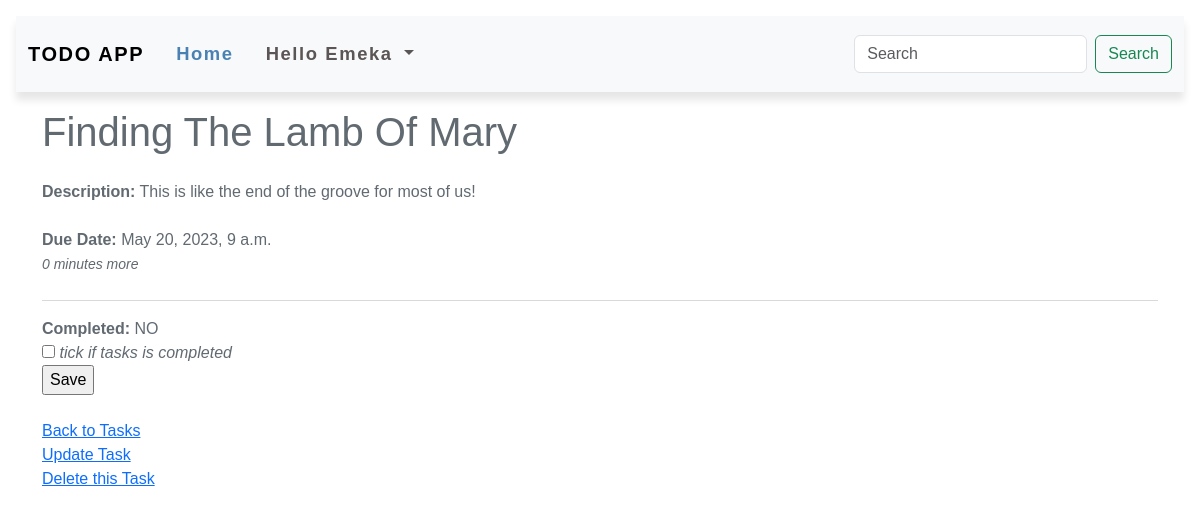
Page /task/11/ (signed in) on the committed database.
### base/models.py (models this page shows)
class Todo(models.Model):
    user = models.ForeignKey(User, on_delete=models.CASCADE)
    title = models.CharField(max_length=100)
    description = models.TextField(null=True, blank=True)
    completed = models.BooleanField(default=False)
    created = models.DateTimeField(auto_now_add=True)
    updated = models.DateTimeField(auto_now=True)
    due_date = models.DateTimeField()
    def __str__(self) -> str:
        return self.title
    class Meta:
        ordering = ["-created", '-updated']

### base/views.py (the view)
# urls.py: path("task/<str:pk>/", views.viewTask, name='task'),
@login_required(login_url='login')
def viewTask(request, pk):
    task = Todo.objects.get(id=pk)
    form = TodoForm(instance=task)
    if request.method == 'POST':
        form = TodoForm(request.POST, instance=task)
        if form.is_valid():
            form.save()
    context = {'task': task, 'form': form}
    return render(request, 'base/task.html', context)

### base/forms.py
class TodoForm(ModelForm):
    class Meta:
        model = Todo
        fields = '__all__'
        exclude = ['user']
        widgets = {
            'title': forms.TextInput(attrs={
                'placeholder': 'Your title',
                'class': 'form-control rounded-25',
            }),
            'description': forms.Textarea(attrs={
                'class': 'form-control rounded-25',
            }),
            'due_date': forms.DateTimeInput(attrs={
                'class': 'form-control rounded-25',
                'placeholder': 'YYYY-MM-DD',
            }),
        }

### base/templates/base/task.html (shortened to what this page needs)
{% extends 'main.html' %}
{% block content %}
<h1>{{task|title}}</h1>
{% if task.description %}
<div class="my-4">
    <strong>Description:</strong> {{task.description}}
</div>
{% endif %}
<div class="my-4">
    <strong>Due Date:</strong> {{task.due_date}} <br>
    <small><i><span>{% if not task.completed and task.due_date|timeuntil %} {{task.due_date|timeuntil}} more {% endif %}</span></i></small>
</div>
<hr>
<div>
    <strong>Completed:</strong> {% if task.completed %} Yes {% else %} NO {% endif %} <br>
    <form action="" method="POST">
        {% for field in form %}
        {% if field.label == 'Completed' %}
        <div>{{field}} <i>tick if tasks is completed</i></div>
        {% else %}
        <div style="display: none;">{{ field }}</div>
        {% endif %}
        {% endfor %}
        <input type="submit" value="Save">
    </form>
</div>
<br>
<a href="{% url 'home' %}">Back to Tasks</a><br>
<a href="{% url 'update-task' task.id%}">Update Task</a><br>
<a href="{% url 'delete-task' task.id%}">Delete this Task</a>
{% endblock content %}

### templates/navbar.html (shortened to what this page needs)
<nav class="navbar navbar-expand-lg bg-body-tertiary">
    <div class="container-fluid">
      <a class="navbar-brand" href="{% url 'home' %}">TODO APP</a>
      <div class="collapse navbar-collapse" id="navbarSupportedContent">
        <ul class="navbar-nav me-auto mb-2 mb-lg-0">
          <li class="nav-item">
            <a class="nav-link active" aria-current="page" href="{% url 'home' %}">Home</a>
          </li>
          {% if request.user.is_authenticated %}
          <li class="nav-item dropdown">
            <a class="nav-link dropdown-toggle" href="#" role="button" data-bs-toggle="dropdown" aria-expanded="false">
                Hello {{request.user|title}}
            </a>
          </li>
          {% else %}
          <li class="nav-item">
            <a class="nav-link" href="{% url 'login' %}">Log in</a>
          </li>
          {% endif %}
        </ul>
        <form class="d-flex" role="search">
          <input class="form-control me-2" type="search" placeholder="Search" aria-label="Search" name="q">
          <button class="btn btn-outline-success" type="submit">Search</button>
        </form>
      </div>
    </div>
  </nav>

### static/css/style.css (style rules this page uses)
body { overflow-x: hidden; font-family: 'Montserrat', sans-serif; color: #616971; }
.navbar { font-size: 1.15rem; font-weight: 600; letter-spacing: 0.1rem; box-shadow: 0 .5rem .5rem rgba(0, 0, 0, .1); z-index: 10000 !important; }
.nav-item { padding: .5rem; }
.nav-link { color: #5b5555!important; }
.nav-link.active, .nav-link:hover { color: #4981b3 !important; }
.row, .container-fluid { margin-left: 0px !important; margin-right: 0px !important; }

### rows in the picture
Todo: title "Finding The Lamb Of Mary", description "This is like the end of the groove for most of us!", due_date "May 20, 2023, 9 a.m.", due_date "0 minutes"

### other values in the picture
{{ request.user|title }} "Emeka"
